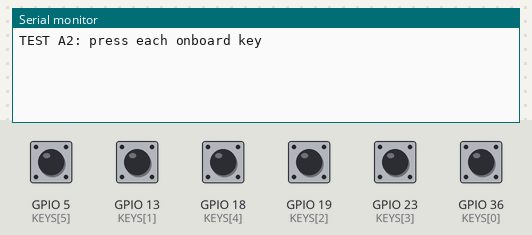
The sketch below on a simulated ESP32. On the bench: the last lines printed to the serial monitor. Inputs (shaded band) come from the test bench; at power-on: GPIO 5 (KEYS[5]), GPIO 13 (KEYS[1]), GPIO 18 (KEYS[4]), GPIO 19 (KEYS[2]), GPIO 23 (KEYS[3]), GPIO 36 (KEYS[0]) HIGH.

Above: at 1.5 s.
1.6 s: GPIO 5 (KEYS[5]) pulled LOW for 0.15 s
At 2.8 s:
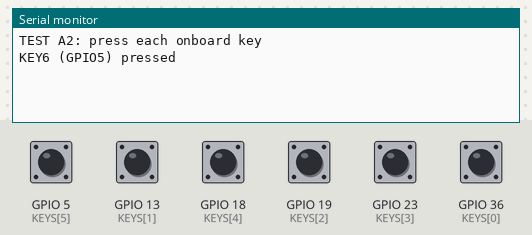
3.2 s: GPIO 13 (KEYS[1]) pulled LOW for 0.15 s
At 4.4 s:
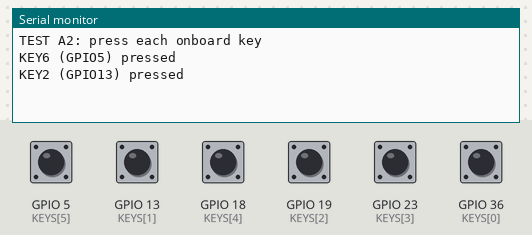
4.8 s: GPIO 18 (KEYS[4]) pulled LOW for 0.15 s
At 5.8 s:
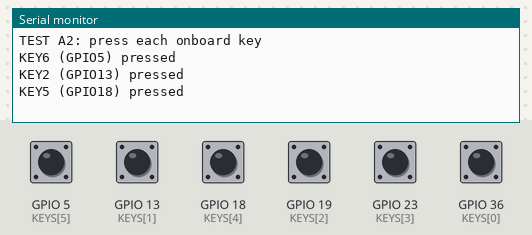
6.4 s: GPIO 19 (KEYS[2]) pulled LOW for 0.15 s
At 7.1 s:
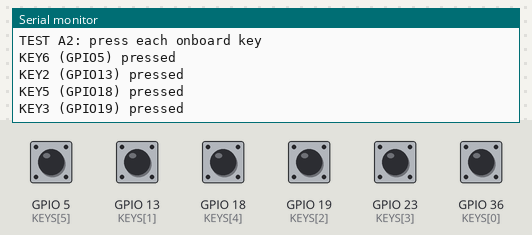
8.0 s: GPIO 23 (KEYS[3]) pulled LOW for 0.15 s
At 9.0 s:
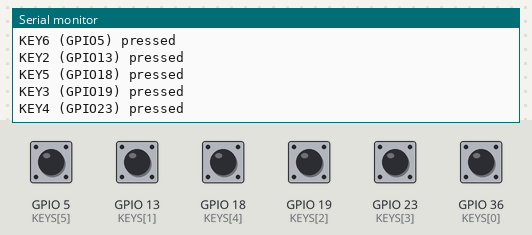
9.6 s: GPIO 36 (KEYS[0]) pulled LOW for 0.15 s
At 10.4 s:
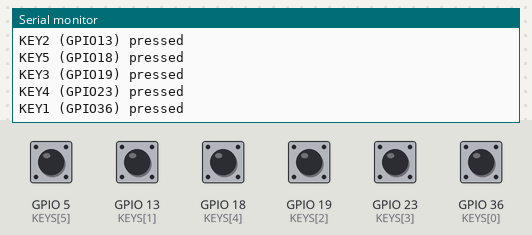
Timing chart, 0 to 12.2 s (numbered marks = the images above; inputs shaded):
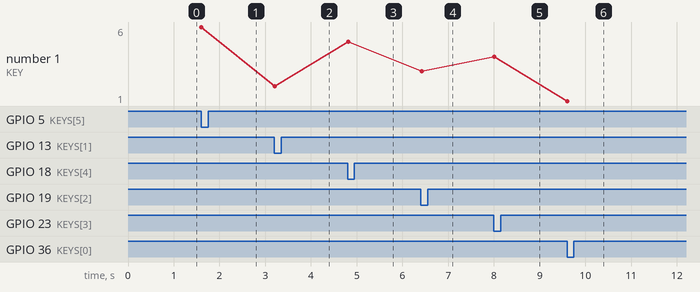

Measured:
- after the input at 1.6 s, the serial monitor: prints a new line at once (image 1)
- after the input at 3.2 s, the serial monitor: prints a new line at once (image 2)
- after the input at 4.8 s, the serial monitor: prints a new line at once (image 3)
- after the input at 6.4 s, the serial monitor: prints a new line at once (image 4)
- after the input at 8.0 s, the serial monitor: prints a new line at once (image 5)
- after the input at 9.6 s, the serial monitor: prints a new line at once (image 6)
- plotted number 1: 2 → 5 after the input at 4.8 s, 5 → 3 after the input at 6.4 s, 3 → 4 after the input at 8.0 s, 4 → 1 after the input at 9.6 s

The sketch:

TestA2_Keys.ino
```cpp
// TEST A2 — Read the six onboard buttons KEY1..KEY6
// Connect: only USB (UART). Nothing else.
// Pass:    pressing each button prints its name once. KEY1 stays silent unless a 10 kOhm
//          resistor is held from the KEY1 pad to 3V3 (GPIO36 has no internal pull-up) - expected.

const int KEYS[6] = {36, 13, 19, 23, 18, 5};        // GPIO numbers of KEY1..KEY6 on the Audio Kit
bool wasDown[6]   = {false, false, false, false, false, false};  // remembers each key's last state so we print once per press

void setup() {                                       // runs once
  Serial.begin(115200);                              // open serial at 115200 baud
  delay(300);                                        // let the port settle
  for (int i = 0; i < 6; i++) {                      // for each of the six keys...
    pinMode(KEYS[i], INPUT_PULLUP);                  // ...make it an input with the internal pull-up (reads HIGH until pressed to GND)
  }
  Serial.println("TEST A2: press each onboard key");  // instructions on the monitor
}

void loop() {                                        // runs forever
  for (int i = 0; i < 6; i++) {                      // scan all six keys
    bool down = (digitalRead(KEYS[i]) == LOW);       // LOW means the button is shorting the pin to GND = pressed
    if (down && !wasDown[i]) {                       // only on the moment it goes from released to pressed
      Serial.printf("KEY%d (GPIO%d) pressed\n", i + 1, KEYS[i]);  // print which key and which GPIO
    }
    wasDown[i] = down;                               // store state for the next scan
  }
  delay(20);                                         // 20 ms between scans = simple debounce
}
```
